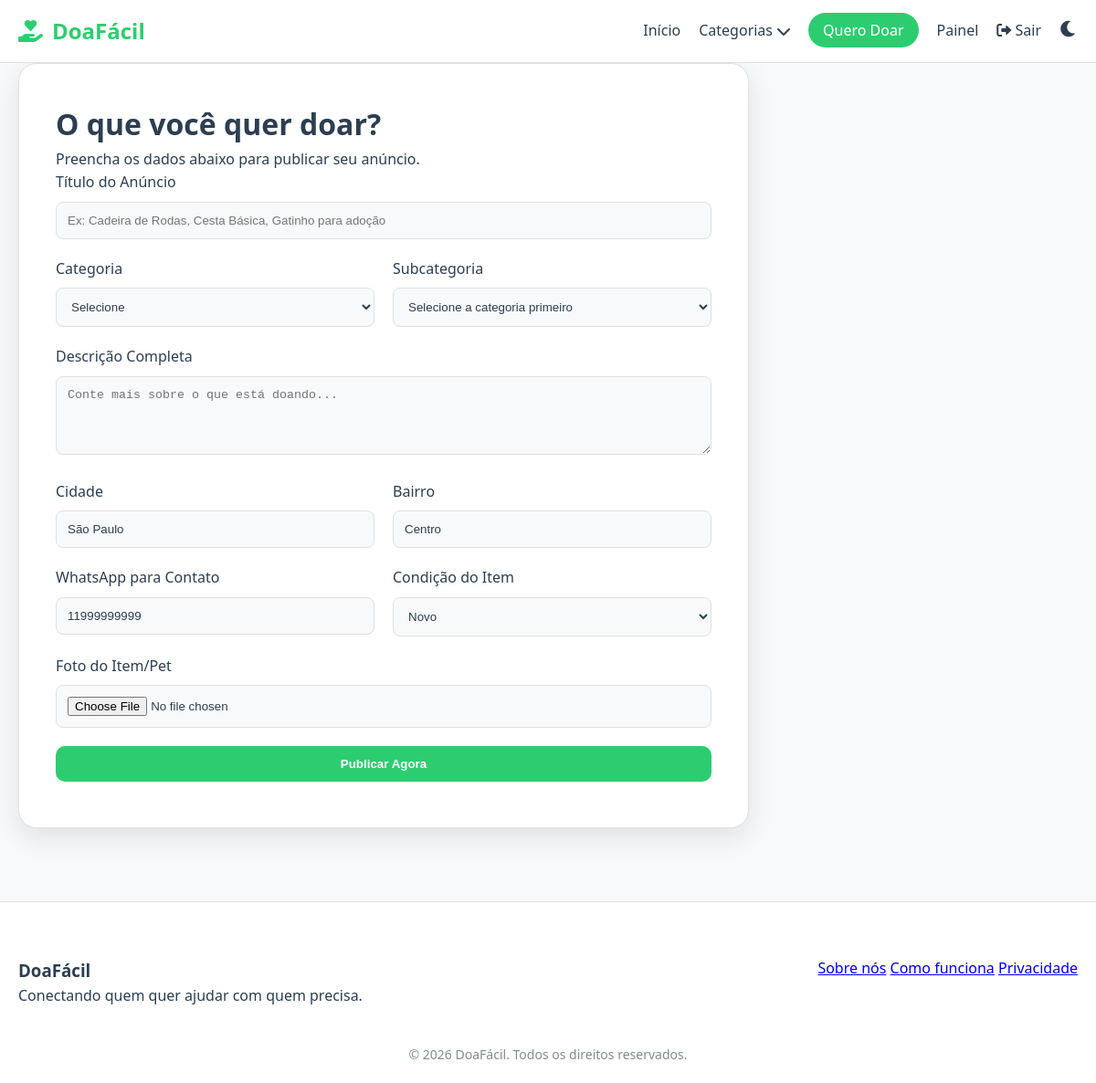
Screenshot of /doar (signed in) with the database file from the repository.
### modelos.py (models this page shows)
class Usuario(db.Model, UserMixin):
    id = db.Column(db.Integer, primary_key=True)
    nome = db.Column(db.String(100), nullable=False)
    email = db.Column(db.String(120), unique=True, nullable=False)
    senha = db.Column(db.String(200), nullable=False)
    telefone = db.Column(db.String(20), nullable=False)
    cidade = db.Column(db.String(100), nullable=False)
    bairro = db.Column(db.String(100), nullable=False)
    tipo_perfil = db.Column(db.String(20), nullable=False) # 'Doador', 'Adotante' ou 'Admin'
    tipo_doador = db.Column(db.String(20), nullable=True) # 'Pessoa Física' ou 'Instituição'
    imagem_perfil = db.Column(db.String(200), nullable=True)
    doacoes = db.relationship('Doacao', backref='doador', lazy=True)
    favoritos = db.relationship('Favorito', backref='usuario', lazy=True)
    solicitacoes = db.relationship('Solicitacao', backref='solicitante', lazy=True)

### app.py (the view, shortened to what this page needs)
@app.route('/doar', methods=['GET', 'POST'])
@login_required
def nova_doacao():
    if current_user.tipo_perfil != 'Doador':
        flash('Apenas doadores podem criar anúncios.')
        return redirect(url_for('index'))
    categorias = Categoria.query.all()
    return render_template('nova_doacao.html', categorias=categorias)

### app.py (called while the page is built)
@login_manager.user_loader
def load_user(user_id):
    return Usuario.query.get(int(user_id))

@app.context_processor
def inject_categories():
    return dict(todas_categorias_global=Categoria.query.all())

### templates/nova_doacao.html (shortened to what this page needs)
{% extends 'base.html' %}
{% block content %}
<div class="container form-container">
    <div class="auth-card large">
        <h1>O que você quer doar?</h1>
        <p>Preencha os dados abaixo para publicar seu anúncio.</p>
        <form method="POST" enctype="multipart/form-data">
            <div class="form-group">
                <label for="titulo">Título do Anúncio</label>
                <input type="text" name="titulo" id="titulo" required placeholder="Ex: Cadeira de Rodas, Cesta Básica, Gatinho para adoção">
            </div>
            <div class="form-row">
                <div class="form-group">
                    <label for="categoria">Categoria</label>
                    <select name="categoria" id="categoria" required onchange="updateSubcategories()">
                        <option value="">Selecione</option>
                    </select>
                </div>
                <div class="form-group">
                    <label for="subcategoria">Subcategoria</label>
                    <select name="subcategoria" id="subcategoria" required>
                        <option value="">Selecione a categoria primeiro</option>
                    </select>
                </div>
            </div>
            <div class="form-group">
                <label for="descricao">Descrição Completa</label>
                <textarea name="descricao" id="descricao" rows="4" required placeholder="Conte mais sobre o que está doando..."></textarea>
            </div>
            <div class="form-row">
                <div class="form-group">
                    <label for="cidade">Cidade</label>
                    <input type="text" name="cidade" id="cidade" required value="{{ current_user.cidade }}">
                </div>
                <div class="form-group">
                    <label for="bairro">Bairro</label>
                    <input type="text" name="bairro" id="bairro" required value="{{ current_user.bairro }}">
                </div>
            </div>
            <div class="form-row">
                <div class="form-group">
                    <label for="whatsapp">WhatsApp para Contato</label>
                    <input type="text" name="whatsapp" id="whatsapp" required value="{{ current_user.telefone }}">
                </div>
                <div class="form-group">
                    <label for="condicao">Condição do Item</label>
                    <select name="condicao" id="condicao">
                        <option value="Novo">Novo</option>
                    </select>
                </div>
            </div>
            <div class="form-group">
                <label for="imagem">Foto do Item/Pet</label>
                <input type="file" name="imagem" id="imagem" accept="image/*">
            </div>
            <button type="submit" class="btn btn-primary btn-full">Publicar Agora</button>
        </form>
    </div>
</div>
{% endblock %}

### static/css/style.css (style rules this page uses)
:root { --primary-color: #2ecc71; --secondary-color: #3498db; --bg-color: #f8f9fa; --card-bg: #ffffff; --text-color: #2c3e50; --text-muted: #7f8c8d; --border-color: #e0e0e0; --white: #ffffff; --danger: #e74c3c; --warning: #f1c40f; --success: #27ae60; }
* { margin: 0; padding: 0; box-sizing: border-box; }
body { font-family: 'Segoe UI', Tahoma, Geneva, Verdana, sans-serif; background-color: var(--bg-color); color: var(--text-color); line-height: 1.6; transition: background-color 0.3s, color 0.3s; }
.container { max-width: 1200px; margin: 0 auto; padding: 0 20px; }
.btn { padding: 12px 24px; border-radius: 10px; text-decoration: none; font-weight: 600; cursor: pointer; border: none; display: inline-block; transition: opacity 0.2s; }
.btn-primary { background: var(--primary-color); color: white; }
.btn-full { width: 100%; text-align: center; margin-bottom: 10px; }
.auth-card { background: var(--card-bg); padding: 40px; border-radius: 20px; box-shadow: 0 10px 30px rgba(0,0,0,0.1); width: 100%; max-width: 500px; border: 1px solid var(--border-color); }
.auth-card.large { max-width: 800px; }
.form-group { margin-bottom: 20px; }
.form-group label { display: block; margin-bottom: 8px; font-weight: 500; }
.form-group input, .form-group select, .form-group textarea { width: 100%; padding: 12px; border: 1px solid var(--border-color); border-radius: 8px; background: var(--bg-color); color: var(--text-color); }
.form-row { display: grid; grid-template-columns: 1fr 1fr; gap: 20px; }

### rows the page displays
Usuario: cidade "São Paulo", bairro "Centro", whatsapp "11999999999"
